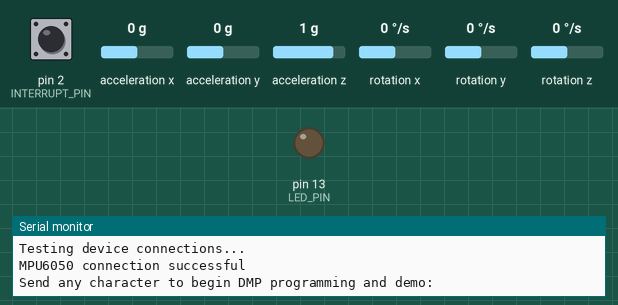
This sketch was run on a simulated Arduino Uno, built with avr-gcc and run on an emulated ATmega328P. Parts: output pins drawn as LEDs (lit = HIGH), the last lines printed to the serial monitor. Inputs (shaded band) come from the test bench; at power-on: acceleration x 0 g, pin 2 (INTERRUPT_PIN) LOW, acceleration y 0 g, acceleration z 1 g, rotation x 0 °/s, rotation y 0 °/s, rotation z 0 °/s. The sensor or clock chip raises its interrupt line as the real part does.

Above: at 0.1 s.
At 2.2 s:
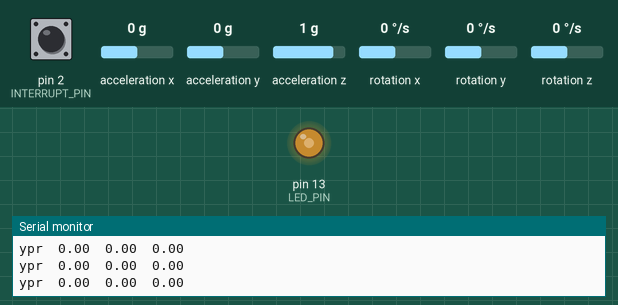
2.3 s: acceleration x set to -1.4 g
Timing chart, 0 to 5.3 s (numbered marks = the images above; inputs shaded):
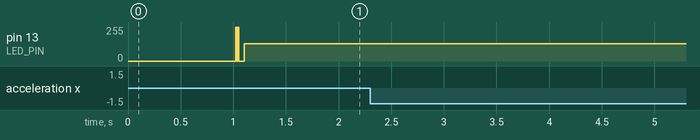

The sketch:

Reading_Value_mpu6050_.ino
```cpp
#include "I2Cdev.h"

#include "MPU6050_6Axis_MotionApps20.h"
#if I2CDEV_IMPLEMENTATION == I2CDEV_ARDUINO_WIRE
#include "Wire.h"
#endif

MPU6050 mpu;

/* =========================================================================
   NOTE: In addition to connection 3.3v, GND, SDA, and SCL, this sketch
   depends on the MPU-6050's INT pin being connected to the Arduino's
   external interrupt #0 pin. On the Arduino Uno and Mega 2560, this is
   digital I/O pin 2.
   ========================================================================= */

/* =========================================================================
   NOTE: Arduino v1.0.1 with the Leonardo board generates a compile error
   when using Serial.write(buf, len). The Teapot output uses this method.
   The solution requires a modification to the Arduino USBAPI.h file, which
   is fortunately simple, but annoying. This will be fixed in the next IDE
   release. For more info, see these links:

   http://arduino.cc/forum/index.php/topic,109987.0.html
   http://code.google.com/p/arduino/issues/detail?id=958
   ========================================================================= */


#define OUTPUT_READABLE_YAWPITCHROLL


#define INTERRUPT_PIN 2  // use pin 2 on Arduino Uno & most boards
#define LED_PIN 13 // (Arduino is 13, Teensy is 11, Teensy++ is 6)
bool blinkState = false;

// MPU control/status vars
bool dmpReady = false;  // set true if DMP init was successful
uint8_t mpuIntStatus;   // holds actual interrupt status byte from MPU
uint8_t devStatus;      // return status after each device operation (0 = success, !0 = error)
uint16_t packetSize;    // expected DMP packet size (default is 42 bytes)
uint16_t fifoCount;     // count of all bytes currently in FIFO
uint8_t fifoBuffer[64]; // FIFO storage buffer

// orientation/motion vars
Quaternion q;           // [w, x, y, z]         quaternion container
VectorInt16 aa;         // [x, y, z]            accel sensor measurements
VectorInt16 aaReal;     // [x, y, z]            gravity-free accel sensor measurements
VectorInt16 aaWorld;    // [x, y, z]            world-frame accel sensor measurements
VectorFloat gravity;    // [x, y, z]            gravity vector
float euler[3];         // [psi, theta, phi]    Euler angle container
float ypr[3];           // [yaw, pitch, roll]   yaw/pitch/roll container and gravity vector


// ================================================================
// ===               INTERRUPT DETECTION ROUTINE                ===
// ================================================================

volatile bool mpuInterrupt = false;     // indicates whether MPU interrupt pin has gone high
void dmpDataReady() {
  mpuInterrupt = true;
}


// ================================================================
// ===                      INITIAL SETUP                       ===
// ================================================================

void setup() {
  // join I2C bus (I2Cdev library doesn't do this automatically)
#if I2CDEV_IMPLEMENTATION == I2CDEV_ARDUINO_WIRE
  Wire.begin();
  Wire.setClock(400000); // 400kHz I2C clock. Comment this line if having compilation difficulties
#elif I2CDEV_IMPLEMENTATION == I2CDEV_BUILTIN_FASTWIRE
  Fastwire::setup(400, true);
#endif
  Serial.begin(115200);
  while (!Serial); // wait for Leonardo enumeration, others continue immediately

  // NOTE: 8MHz or slower host processors, like the Teensy @ 3.3V or Arduino
  // Pro Mini running at 3.3V, cannot handle this baud rate reliably due to
  // the baud timing being too misaligned with processor ticks. You must use
  // 38400 or slower in these cases, or use some kind of external separate
  // crystal solution for the UART timer.

  // initialize device
  Serial.println(F("Initializing I2C devices..."));
  mpu.initialize();
  pinMode(INTERRUPT_PIN, INPUT);

  // verify connection
  Serial.println(F("Testing device connections..."));
  Serial.println(mpu.testConnection() ? F("MPU6050 connection successful") : F("MPU6050 connection failed"));

  // wait for ready
  Serial.println(F("\nSend any character to begin DMP programming and demo: "));
  //    while (Serial.available() && Serial.read()); // empty buffer
  //    while (!Serial.available());                 // wait for data
  //    while (Serial.available() && Serial.read()); // empty buffer again
  delay(500);

  // load and configure the DMP
  Serial.println(F("Initializing DMP..."));
  devStatus = mpu.dmpInitialize();

  // supply your own gyro offsets here, scaled for min sensitivity
  mpu.setXGyroOffset(1);
  mpu.setYGyroOffset(85);
  mpu.setZGyroOffset(18);
  mpu.setXAccelOffset(-1937);
  mpu.setYAccelOffset(-5075);
  mpu.setZAccelOffset(1434); // 1688 factory default for my test chip

  // make sure it worked (returns 0 if so)
  if (devStatus == 0) {
    // Calibration Time: generate offsets and calibrate our MPU6050
    mpu.CalibrateAccel(6);
    mpu.CalibrateGyro(6);
    mpu.PrintActiveOffsets();
    // turn on the DMP, now that it's ready
    Serial.println(F("Enabling DMP..."));
    mpu.setDMPEnabled(true);

    // enable Arduino interrupt detection
    Serial.print(F("Enabling interrupt detection (Arduino external interrupt "));
    Serial.print(digitalPinToInterrupt(INTERRUPT_PIN));
    Serial.println(F(")..."));
    attachInterrupt(digitalPinToInterrupt(INTERRUPT_PIN), dmpDataReady, RISING);
    mpuIntStatus = mpu.getIntStatus();

    // set our DMP Ready flag so the main loop() function knows it's okay to use it
    Serial.println(F("DMP ready! Waiting for first interrupt..."));
    dmpReady = true;

    // get expected DMP packet size for later comparison
    packetSize = mpu.dmpGetFIFOPacketSize();
  } else {
    // ERROR!
    // 1 = initial memory load failed
    // 2 = DMP configuration updates failed
    // (if it's going to break, usually the code will be 1)
    Serial.print(F("DMP Initialization failed (code "));
    Serial.print(devStatus);
    Serial.println(F(")"));
  }

  // configure LED for output
  pinMode(LED_PIN, OUTPUT);
}


// ================================================================
// ===                    MAIN PROGRAM LOOP                     ===
// ================================================================

void loop() {
  // if programming failed, don't try to do anything
  if (!dmpReady) return;
  // read a packet from FIFO
  if (mpu.dmpGetCurrentFIFOPacket(fifoBuffer)) { // Get the Latest packet

#ifdef OUTPUT_READABLE_YAWPITCHROLL
    // display Euler angles in degrees
    mpu.dmpGetQuaternion(&q, fifoBuffer);
    mpu.dmpGetGravity(&gravity, &q);
    mpu.dmpGetYawPitchRoll(ypr, &q, &gravity);
    Serial.print("ypr\t");
    Serial.print(ypr[0] * 180 / M_PI);
    Serial.print("\t");
    Serial.print(ypr[1] * 180 / M_PI);
    Serial.print("\t");
    Serial.println(ypr[2] * 180 / M_PI);
#endif
    // blink LED to indicate activity
    blinkState = !blinkState;
    digitalWrite(LED_PIN, blinkState);
  }
}
```
